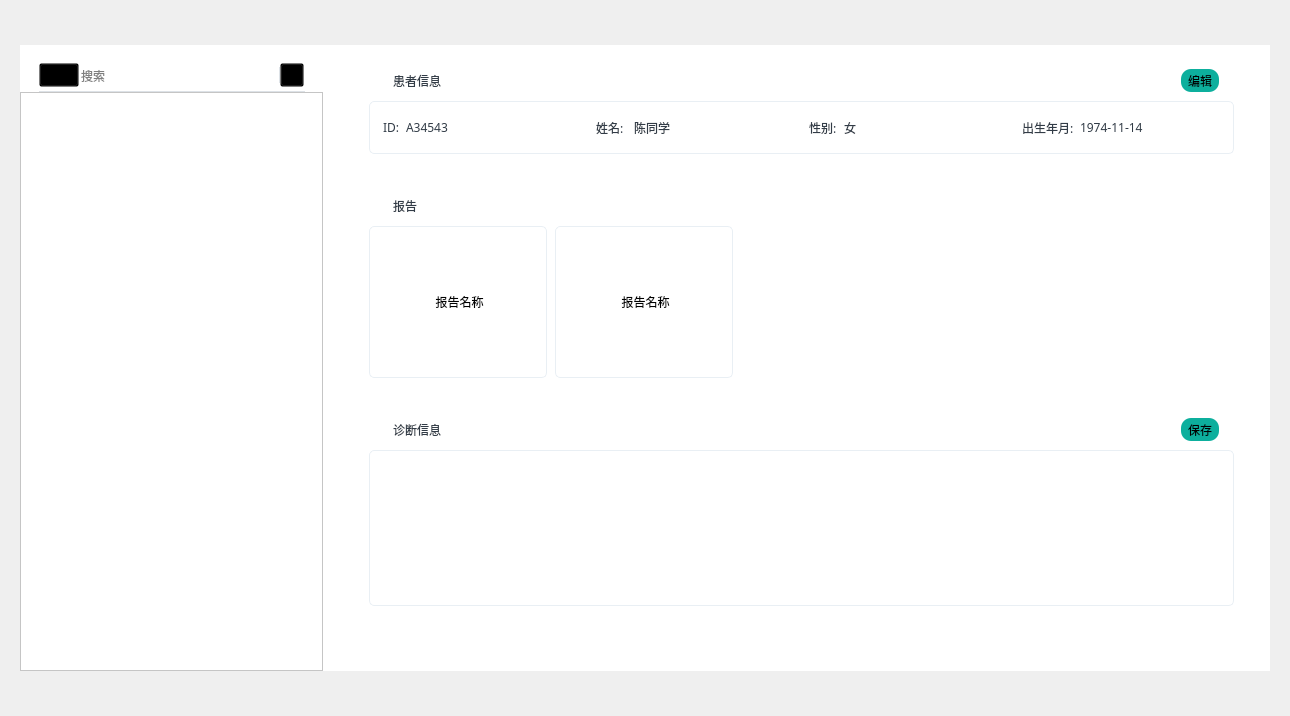
<?xml version="1.0" encoding="UTF-8"?>
<ui version="4.0">
 <class>PageInfo</class>
 <widget class="QWidget" name="PageInfo">
  <property name="geometry">
   <rect>
    <x>0</x>
    <y>0</y>
    <width>1290</width>
    <height>716</height>
   </rect>
  </property>
  <property name="minimumSize">
   <size>
    <width>1270</width>
    <height>710</height>
   </size>
  </property>
  <property name="windowTitle">
   <string>Form</string>
  </property>
  <layout class="QHBoxLayout" name="horizontalLayout_2">
   <property name="spacing">
    <number>0</number>
   </property>
   <property name="leftMargin">
    <number>0</number>
   </property>
   <property name="topMargin">
    <number>0</number>
   </property>
   <property name="rightMargin">
    <number>0</number>
   </property>
   <property name="bottomMargin">
    <number>0</number>
   </property>
   <item>
    <layout class="QVBoxLayout" name="verticalLayout">
     <property name="spacing">
      <number>0</number>
     </property>
     <item>
      <spacer name="verticalSpacer">
       <property name="orientation">
        <enum>Qt::Vertical</enum>
       </property>
       <property name="sizeType">
        <enum>QSizePolicy::Fixed</enum>
       </property>
       <property name="sizeHint" stdset="0">
        <size>
         <width>20</width>
         <height>45</height>
        </size>
       </property>
      </spacer>
     </item>
     <item>
      <layout class="QHBoxLayout" name="horizontalLayout">
       <property name="spacing">
        <number>0</number>
       </property>
       <item>
        <spacer name="horizontalSpacer">
         <property name="orientation">
          <enum>Qt::Horizontal</enum>
         </property>
         <property name="sizeType">
          <enum>QSizePolicy::Fixed</enum>
         </property>
         <property name="sizeHint" stdset="0">
          <size>
           <width>20</width>
           <height>20</height>
          </size>
         </property>
        </spacer>
       </item>
       <item>
        <widget class="QWidget" name="widget" native="true">
         <property name="minimumSize">
          <size>
           <width>1230</width>
           <height>620</height>
          </size>
         </property>
         <property name="layoutDirection">
          <enum>Qt::LeftToRight</enum>
         </property>
         <property name="styleSheet">
          <string notr="true">background-color: rgb(255, 255, 255);</string>
         </property>
         <layout class="QVBoxLayout" name="verticalLayout_7">
          <property name="spacing">
           <number>0</number>
          </property>
          <property name="leftMargin">
           <number>0</number>
          </property>
          <property name="topMargin">
           <number>0</number>
          </property>
          <property name="rightMargin">
           <number>0</number>
          </property>
          <property name="bottomMargin">
           <number>0</number>
          </property>
          <item>
           <layout class="QHBoxLayout" name="horizontalLayout_18">
            <property name="spacing">
             <number>6</number>
            </property>
            <item>
             <widget class="QWidget" name="widgetSearch" native="true">
              <property name="minimumSize">
               <size>
                <width>303</width>
                <height>0</height>
               </size>
              </property>
              <property name="maximumSize">
               <size>
                <width>303</width>
                <height>16777215</height>
               </size>
              </property>
              <layout class="QVBoxLayout" name="verticalLayout_3">
               <property name="spacing">
                <number>0</number>
               </property>
               <property name="leftMargin">
                <number>0</number>
               </property>
               <property name="topMargin">
                <number>0</number>
               </property>
               <property name="rightMargin">
                <number>0</number>
               </property>
               <property name="bottomMargin">
                <number>0</number>
               </property>
               <item>
                <layout class="QVBoxLayout" name="verticalLayoutSearch">
                 <property name="spacing">
                  <number>4</number>
                 </property>
                 <property name="leftMargin">
                  <number>19</number>
                 </property>
                 <property name="topMargin">
                  <number>18</number>
                 </property>
                 <property name="rightMargin">
                  <number>19</number>
                 </property>
                 <property name="bottomMargin">
                  <number>0</number>
                 </property>
                 <item>
                  <layout class="QHBoxLayout" name="horizontalLayout_3">
                   <property name="spacing">
                    <number>0</number>
                   </property>
                   <property name="leftMargin">
                    <number>0</number>
                   </property>
                   <property name="rightMargin">
                    <number>0</number>
                   </property>
                   <item>
                    <widget class="QPushButton" name="pushButtonSearch">
                     <property name="minimumSize">
                      <size>
                       <width>24</width>
                       <height>24</height>
                      </size>
                     </property>
                     <property name="toolTip">
                      <string>搜索</string>
                     </property>
                     <property name="toolTipDuration">
                      <number>-1</number>
                     </property>
                     <property name="layoutDirection">
                      <enum>Qt::LeftToRight</enum>
                     </property>
                     <property name="styleSheet">
                      <string notr="true">QPushButton
{
	background-color:transparent


}
</string>
                     </property>
                     <property name="text">
                      <string/>
                     </property>
                     <property name="icon">
                      <iconset resource="../../Image.qrc">
                       <normaloff>:/Resources/Patient/search.png</normaloff>:/Resources/Patient/search.png</iconset>
                     </property>
                     <property name="iconSize">
                      <size>
                       <width>24</width>
                       <height>24</height>
                      </size>
                     </property>
                     <property name="autoDefault">
                      <bool>false</bool>
                     </property>
                     <property name="flat">
                      <bool>false</bool>
                     </property>
                    </widget>
                   </item>
                   <item>
                    <widget class="QLineEdit" name="lineEdit">
                     <property name="styleSheet">
                      <string notr="true">border:0px;
background-color:transparent</string>
                     </property>
                     <property name="placeholderText">
                      <string>搜索</string>
                     </property>
                    </widget>
                   </item>
                   <item>
                    <widget class="Line" name="lineV">
                     <property name="minimumSize">
                      <size>
                       <width>1</width>
                       <height>16</height>
                      </size>
                     </property>
                     <property name="maximumSize">
                      <size>
                       <width>1</width>
                       <height>16</height>
                      </size>
                     </property>
                     <property name="styleSheet">
                      <string notr="true">border: 1px solid #DDE2E7;</string>
                     </property>
                     <property name="orientation">
                      <enum>Qt::Vertical</enum>
                     </property>
                    </widget>
                   </item>
                   <item>
                    <widget class="QPushButton" name="pushButtonAdd">
                     <property name="minimumSize">
                      <size>
                       <width>24</width>
                       <height>24</height>
                      </size>
                     </property>
                     <property name="maximumSize">
                      <size>
                       <width>24</width>
                       <height>24</height>
                      </size>
                     </property>
                     <property name="styleSheet">
                      <string notr="true">QPushButton
{
	background-color:transparent
}
</string>
                     </property>
                     <property name="text">
                      <string/>
                     </property>
                     <property name="icon">
                      <iconset resource="../../Image.qrc">
                       <normaloff>:/Resources/Patient/add.png</normaloff>:/Resources/Patient/add.png</iconset>
                     </property>
                     <property name="iconSize">
                      <size>
                       <width>24</width>
                       <height>24</height>
                      </size>
                     </property>
                    </widget>
                   </item>
                  </layout>
                 </item>
                 <item>
                  <widget class="Line" name="lineH">
                   <property name="minimumSize">
                    <size>
                     <width>266</width>
                     <height>1</height>
                    </size>
                   </property>
                   <property name="maximumSize">
                    <size>
                     <width>266</width>
                     <height>1</height>
                    </size>
                   </property>
                   <property name="styleSheet">
                    <string notr="true">border: 1px solid #DDE2E7;</string>
                   </property>
                   <property name="orientation">
                    <enum>Qt::Horizontal</enum>
                   </property>
                  </widget>
                 </item>
                </layout>
               </item>
               <item>
                <widget class="QListWidget" name="listWidget">
                 <property name="minimumSize">
                  <size>
                   <width>303</width>
                   <height>0</height>
                  </size>
                 </property>
                 <property name="maximumSize">
                  <size>
                   <width>303</width>
                   <height>16777215</height>
                  </size>
                 </property>
                 <property name="styleSheet">
                  <string notr="true">QListWidget{ 
    outline:0px;
}

QListView::item{
	border-radius:5px;
	border: 1px solid #E9EFF4;
	margin-top:10px;
	width: 265;
	height:50;
}

QListView::item::hover{
	background-color: rgb(223, 223, 223);
}

QListView::item:selected{
	background-color: #0DAF9D;
}


QScrollBar::handle:vertical{ 
	background-color: rgb(211, 211, 211);

    border-radius:10px;
} 

QScrollBar:vertical {
	width:8;
	height:8;
}
</string>
                 </property>
                 <property name="autoScroll">
                  <bool>true</bool>
                 </property>
                 <property name="autoScrollMargin">
                  <number>0</number>
                 </property>
                 <property name="spacing">
                  <number>19</number>
                 </property>
                 <property name="gridSize">
                  <size>
                   <width>265</width>
                   <height>60</height>
                  </size>
                 </property>
                </widget>
               </item>
              </layout>
             </widget>
            </item>
            <item>
             <spacer name="horizontalSpacer_9">
              <property name="orientation">
               <enum>Qt::Horizontal</enum>
              </property>
              <property name="sizeType">
               <enum>QSizePolicy::Fixed</enum>
              </property>
              <property name="sizeHint" stdset="0">
               <size>
                <width>40</width>
                <height>20</height>
               </size>
              </property>
             </spacer>
            </item>
            <item>
             <layout class="QVBoxLayout" name="verticalLayout_6">
              <property name="spacing">
               <number>40</number>
              </property>
              <property name="topMargin">
               <number>24</number>
              </property>
              <property name="bottomMargin">
               <number>65</number>
              </property>
              <item>
               <layout class="QVBoxLayout" name="verticalLayout_2">
                <property name="spacing">
                 <number>8</number>
                </property>
                <item>
                 <layout class="QHBoxLayout" name="horizontalLayout_10">
                  <property name="spacing">
                   <number>0</number>
                  </property>
                  <property name="rightMargin">
                   <number>15</number>
                  </property>
                  <item>
                   <layout class="QHBoxLayout" name="horizontalLayout_4">
                    <property name="spacing">
                     <number>0</number>
                    </property>
                    <item>
                     <widget class="QLabel" name="label">
                      <property name="minimumSize">
                       <size>
                        <width>24</width>
                        <height>24</height>
                       </size>
                      </property>
                      <property name="maximumSize">
                       <size>
                        <width>24</width>
                        <height>24</height>
                       </size>
                      </property>
                      <property name="styleSheet">
                       <string notr="true">text-align:center;
vertical-align:middle;</string>
                      </property>
                      <property name="pixmap">
                       <pixmap resource="../../Image.qrc">:/Resources/Patient/patient_details.png</pixmap>
                      </property>
                      <property name="scaledContents">
                       <bool>false</bool>
                      </property>
                      <property name="alignment">
                       <set>Qt::AlignCenter</set>
                      </property>
                     </widget>
                    </item>
                    <item>
                     <widget class="QLabel" name="label_2">
                      <property name="minimumSize">
                       <size>
                        <width>48</width>
                        <height>13</height>
                       </size>
                      </property>
                      <property name="maximumSize">
                       <size>
                        <width>48</width>
                        <height>13</height>
                       </size>
                      </property>
                      <property name="styleSheet">
                       <string notr="true">font-size: 12px;
color: #323C47;</string>
                      </property>
                      <property name="text">
                       <string>患者信息</string>
                      </property>
                      <property name="alignment">
                       <set>Qt::AlignCenter</set>
                      </property>
                     </widget>
                    </item>
                   </layout>
                  </item>
                  <item>
                   <spacer name="horizontalSpacer_4">
                    <property name="orientation">
                     <enum>Qt::Horizontal</enum>
                    </property>
                    <property name="sizeHint" stdset="0">
                     <size>
                      <width>40</width>
                      <height>20</height>
                     </size>
                    </property>
                   </spacer>
                  </item>
                  <item>
                   <widget class="QPushButton" name="pushButtonEditInfo">
                    <property name="minimumSize">
                     <size>
                      <width>38</width>
                      <height>23</height>
                     </size>
                    </property>
                    <property name="maximumSize">
                     <size>
                      <width>38</width>
                      <height>23</height>
                     </size>
                    </property>
                    <property name="styleSheet">
                     <string notr="true">QPushButton
{
	background-color:#0DAF9D;
	font-size: 12px;
	color: #000000;
	border-radius:10;
}
</string>
                    </property>
                    <property name="text">
                     <string>编辑</string>
                    </property>
                   </widget>
                  </item>
                 </layout>
                </item>
                <item>
                 <widget class="QWidget" name="widgetInfo" native="true">
                  <property name="minimumSize">
                   <size>
                    <width>850</width>
                    <height>53</height>
                   </size>
                  </property>
                  <property name="maximumSize">
                   <size>
                    <width>16777215</width>
                    <height>53</height>
                   </size>
                  </property>
                  <property name="styleSheet">
                   <string notr="true">#widgetInfo
{
background: #FFFFFF;
border: 1px solid #E9EFF4;
border-radius: 5px;
}
QLabel
{
font-family: SourceHanSansCN-Regular;
font-size: 12px;
color: #323C47;
}
</string>
                  </property>
                  <layout class="QHBoxLayout" name="horizontalLayout_9">
                   <property name="leftMargin">
                    <number>14</number>
                   </property>
                   <property name="rightMargin">
                    <number>5</number>
                   </property>
                   <item>
                    <layout class="QHBoxLayout" name="horizontalLayout_5">
                     <property name="spacing">
                      <number>0</number>
                     </property>
                     <item>
                      <widget class="QLabel" name="label_3">
                       <property name="minimumSize">
                        <size>
                         <width>23</width>
                         <height>0</height>
                        </size>
                       </property>
                       <property name="maximumSize">
                        <size>
                         <width>23</width>
                         <height>16777215</height>
                        </size>
                       </property>
                       <property name="text">
                        <string>ID:</string>
                       </property>
                      </widget>
                     </item>
                     <item>
                      <widget class="QLabel" name="labelPID">
                       <property name="text">
                        <string>A34543</string>
                       </property>
                      </widget>
                     </item>
                    </layout>
                   </item>
                   <item>
                    <layout class="QHBoxLayout" name="horizontalLayout_6">
                     <item>
                      <widget class="QLabel" name="label_5">
                       <property name="minimumSize">
                        <size>
                         <width>32</width>
                         <height>0</height>
                        </size>
                       </property>
                       <property name="maximumSize">
                        <size>
                         <width>32</width>
                         <height>16777215</height>
                        </size>
                       </property>
                       <property name="text">
                        <string>姓名:</string>
                       </property>
                      </widget>
                     </item>
                     <item>
                      <widget class="QLabel" name="labelName">
                       <property name="text">
                        <string>陈同学</string>
                       </property>
                      </widget>
                     </item>
                    </layout>
                   </item>
                   <item>
                    <layout class="QHBoxLayout" name="horizontalLayout_7">
                     <property name="spacing">
                      <number>0</number>
                     </property>
                     <item>
                      <widget class="QLabel" name="label_10">
                       <property name="minimumSize">
                        <size>
                         <width>35</width>
                         <height>0</height>
                        </size>
                       </property>
                       <property name="maximumSize">
                        <size>
                         <width>35</width>
                         <height>16777215</height>
                        </size>
                       </property>
                       <property name="text">
                        <string>性别:</string>
                       </property>
                      </widget>
                     </item>
                     <item>
                      <widget class="QLabel" name="labelSex">
                       <property name="text">
                        <string>女</string>
                       </property>
                      </widget>
                     </item>
                    </layout>
                   </item>
                   <item>
                    <layout class="QHBoxLayout" name="horizontalLayout_8">
                     <property name="spacing">
                      <number>0</number>
                     </property>
                     <item>
                      <widget class="QLabel" name="label_7">
                       <property name="minimumSize">
                        <size>
                         <width>58</width>
                         <height>0</height>
                        </size>
                       </property>
                       <property name="maximumSize">
                        <size>
                         <width>58</width>
                         <height>16777215</height>
                        </size>
                       </property>
                       <property name="text">
                        <string>出生年月:</string>
                       </property>
                      </widget>
                     </item>
                     <item>
                      <widget class="QLabel" name="labelBirthday">
                       <property name="text">
                        <string>1974-11-14</string>
                       </property>
                      </widget>
                     </item>
                    </layout>
                   </item>
                  </layout>
                 </widget>
                </item>
               </layout>
              </item>
              <item>
               <layout class="QVBoxLayout" name="verticalLayout_4">
                <property name="spacing">
                 <number>8</number>
                </property>
                <item>
                 <layout class="QHBoxLayout" name="horizontalLayout_11">
                  <property name="spacing">
                   <number>0</number>
                  </property>
                  <property name="rightMargin">
                   <number>15</number>
                  </property>
                  <item>
                   <layout class="QHBoxLayout" name="horizontalLayout_12">
                    <property name="spacing">
                     <number>0</number>
                    </property>
                    <item>
                     <widget class="QLabel" name="label_4">
                      <property name="minimumSize">
                       <size>
                        <width>24</width>
                        <height>24</height>
                       </size>
                      </property>
                      <property name="maximumSize">
                       <size>
                        <width>24</width>
                        <height>24</height>
                       </size>
                      </property>
                      <property name="styleSheet">
                       <string notr="true">text-align:center;
vertical-align:middle;</string>
                      </property>
                      <property name="pixmap">
                       <pixmap resource="../../Image.qrc">:/Resources/Patient/report.png</pixmap>
                      </property>
                      <property name="scaledContents">
                       <bool>false</bool>
                      </property>
                      <property name="alignment">
                       <set>Qt::AlignCenter</set>
                      </property>
                     </widget>
                    </item>
                    <item>
                     <widget class="QLabel" name="label_6">
                      <property name="minimumSize">
                       <size>
                        <width>45</width>
                        <height>13</height>
                       </size>
                      </property>
                      <property name="maximumSize">
                       <size>
                        <width>45</width>
                        <height>13</height>
                       </size>
                      </property>
                      <property name="styleSheet">
                       <string notr="true">font-size: 12px;
color: #323C47;</string>
                      </property>
                      <property name="text">
                       <string>报告</string>
                      </property>
                      <property name="alignment">
                       <set>Qt::AlignLeading|Qt::AlignLeft|Qt::AlignVCenter</set>
                      </property>
                     </widget>
                    </item>
                   </layout>
                  </item>
                  <item>
                   <spacer name="horizontalSpacer_5">
                    <property name="orientation">
                     <enum>Qt::Horizontal</enum>
                    </property>
                    <property name="sizeHint" stdset="0">
                     <size>
                      <width>40</width>
                      <height>20</height>
                     </size>
                    </property>
                   </spacer>
                  </item>
                 </layout>
                </item>
                <item>
                 <layout class="QHBoxLayout" name="horizontalLayout_13">
                  <item>
                   <widget class="QLabel" name="label_8">
                    <property name="minimumSize">
                     <size>
                      <width>178</width>
                      <height>152</height>
                     </size>
                    </property>
                    <property name="maximumSize">
                     <size>
                      <width>178</width>
                      <height>152</height>
                     </size>
                    </property>
                    <property name="styleSheet">
                     <string notr="true">border: 1px solid #E9EFF4;
border-radius: 5px;
</string>
                    </property>
                    <property name="text">
                     <string>&lt;html&gt;&lt;head/&gt;&lt;body&gt;&lt;p align=&quot;center&quot;&gt;&lt;img src=&quot;:/Resources/Patient/PDF.png&quot;/&gt;&lt;/p&gt;&lt;p align=&quot;center&quot;&gt;报告名称&lt;/p&gt;&lt;/body&gt;&lt;/html&gt;</string>
                    </property>
                   </widget>
                  </item>
                  <item>
                   <widget class="QLabel" name="label_9">
                    <property name="minimumSize">
                     <size>
                      <width>178</width>
                      <height>152</height>
                     </size>
                    </property>
                    <property name="maximumSize">
                     <size>
                      <width>178</width>
                      <height>152</height>
                     </size>
                    </property>
                    <property name="styleSheet">
                     <string notr="true">border: 1px solid #E9EFF4;
border-radius: 5px;
</string>
                    </property>
                    <property name="text">
                     <string>&lt;html&gt;&lt;head/&gt;&lt;body&gt;&lt;p align=&quot;center&quot;&gt;&lt;img src=&quot;:/Resources/Patient/PDF.png&quot;/&gt;&lt;/p&gt;&lt;p align=&quot;center&quot;&gt;报告名称&lt;/p&gt;&lt;/body&gt;&lt;/html&gt;</string>
                    </property>
                   </widget>
                  </item>
                  <item>
                   <spacer name="horizontalSpacer_3">
                    <property name="orientation">
                     <enum>Qt::Horizontal</enum>
                    </property>
                    <property name="sizeHint" stdset="0">
                     <size>
                      <width>40</width>
                      <height>20</height>
                     </size>
                    </property>
                   </spacer>
                  </item>
                 </layout>
                </item>
               </layout>
              </item>
              <item>
               <layout class="QVBoxLayout" name="verticalLayout_5">
                <property name="spacing">
                 <number>8</number>
                </property>
                <item>
                 <layout class="QHBoxLayout" name="horizontalLayout_16">
                  <property name="spacing">
                   <number>0</number>
                  </property>
                  <property name="rightMargin">
                   <number>15</number>
                  </property>
                  <item>
                   <layout class="QHBoxLayout" name="horizontalLayout_17">
                    <property name="spacing">
                     <number>0</number>
                    </property>
                    <item>
                     <widget class="QLabel" name="label_13">
                      <property name="minimumSize">
                       <size>
                        <width>24</width>
                        <height>24</height>
                       </size>
                      </property>
                      <property name="maximumSize">
                       <size>
                        <width>24</width>
                        <height>24</height>
                       </size>
                      </property>
                      <property name="styleSheet">
                       <string notr="true">text-align:center;
vertical-align:middle;</string>
                      </property>
                      <property name="pixmap">
                       <pixmap resource="../../Image.qrc">:/Resources/Patient/diagnose.png</pixmap>
                      </property>
                      <property name="scaledContents">
                       <bool>false</bool>
                      </property>
                      <property name="alignment">
                       <set>Qt::AlignCenter</set>
                      </property>
                     </widget>
                    </item>
                    <item>
                     <widget class="QLabel" name="label_14">
                      <property name="minimumSize">
                       <size>
                        <width>48</width>
                        <height>13</height>
                       </size>
                      </property>
                      <property name="maximumSize">
                       <size>
                        <width>48</width>
                        <height>13</height>
                       </size>
                      </property>
                      <property name="styleSheet">
                       <string notr="true">font-size: 12px;
color: #323C47;</string>
                      </property>
                      <property name="text">
                       <string>诊断信息</string>
                      </property>
                      <property name="alignment">
                       <set>Qt::AlignCenter</set>
                      </property>
                     </widget>
                    </item>
                   </layout>
                  </item>
                  <item>
                   <spacer name="horizontalSpacer_7">
                    <property name="orientation">
                     <enum>Qt::Horizontal</enum>
                    </property>
                    <property name="sizeHint" stdset="0">
                     <size>
                      <width>40</width>
                      <height>20</height>
                     </size>
                    </property>
                   </spacer>
                  </item>
                  <item>
                   <widget class="QPushButton" name="pushButtonSaveDiagnosis">
                    <property name="minimumSize">
                     <size>
                      <width>38</width>
                      <height>23</height>
                     </size>
                    </property>
                    <property name="maximumSize">
                     <size>
                      <width>38</width>
                      <height>23</height>
                     </size>
                    </property>
                    <property name="styleSheet">
                     <string notr="true">QPushButton
{
	background-color:#0DAF9D;
	font-size: 12px;
	color: #000000;
	border-radius:10;
}
</string>
                    </property>
                    <property name="text">
                     <string>保存</string>
                    </property>
                   </widget>
                  </item>
                 </layout>
                </item>
                <item>
                 <widget class="QTextEdit" name="textEditDiagnosis">
                  <property name="minimumSize">
                   <size>
                    <width>850</width>
                    <height>137</height>
                   </size>
                  </property>
                  <property name="styleSheet">
                   <string notr="true">background: #FFFFFF;
border: 1px solid #E9EFF4;
border-radius: 5px;
font-size: 14px;</string>
                  </property>
                 </widget>
                </item>
               </layout>
              </item>
             </layout>
            </item>
            <item>
             <spacer name="horizontalSpacer_8">
              <property name="orientation">
               <enum>Qt::Horizontal</enum>
              </property>
              <property name="sizeType">
               <enum>QSizePolicy::Fixed</enum>
              </property>
              <property name="sizeHint" stdset="0">
               <size>
                <width>36</width>
                <height>20</height>
               </size>
              </property>
             </spacer>
            </item>
           </layout>
          </item>
         </layout>
        </widget>
       </item>
       <item>
        <spacer name="horizontalSpacer_2">
         <property name="orientation">
          <enum>Qt::Horizontal</enum>
         </property>
         <property name="sizeType">
          <enum>QSizePolicy::Fixed</enum>
         </property>
         <property name="sizeHint" stdset="0">
          <size>
           <width>20</width>
           <height>20</height>
          </size>
         </property>
        </spacer>
       </item>
      </layout>
     </item>
     <item>
      <spacer name="verticalSpacer_2">
       <property name="orientation">
        <enum>Qt::Vertical</enum>
       </property>
       <property name="sizeType">
        <enum>QSizePolicy::Fixed</enum>
       </property>
       <property name="sizeHint" stdset="0">
        <size>
         <width>20</width>
         <height>45</height>
        </size>
       </property>
      </spacer>
     </item>
    </layout>
   </item>
  </layout>
 </widget>
 <resources>
  <include location="../../Image.qrc"/>
 </resources>
 <connections/>
</ui>
